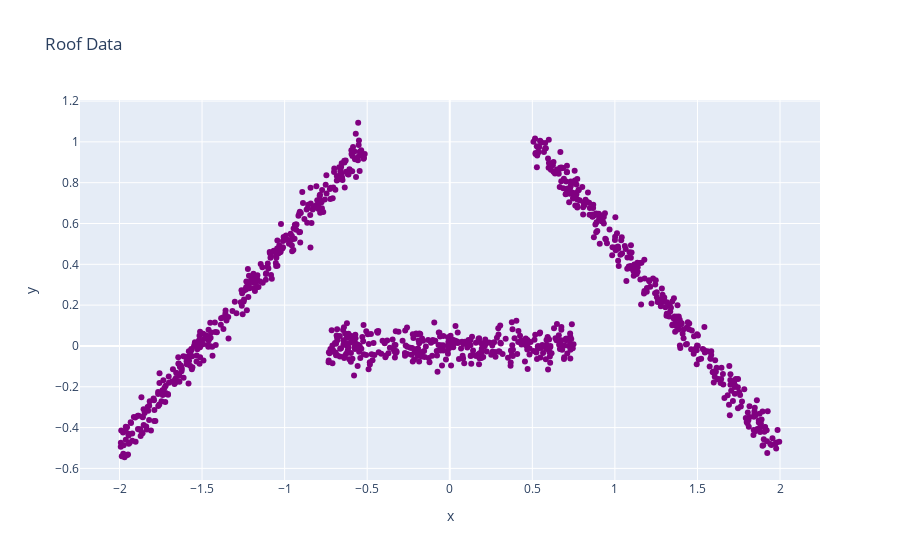

Notebook code for this chart:
### Markdown cell above
### 2.1 Roof Dataset

### Code cell
def create_roof_data(noise=0.05):
    x_left = np.random.uniform(-2, -0.5, size=(N_POINTS//3))
    x_center = np.random.uniform(-0.75, 0.75, size=(N_POINTS//3))
    x_right = np.random.uniform(0.5, 2, size=(N_POINTS//3))

    y_left = x_left + 1.5 + np.random.normal(0, noise, size=x_left.shape)
    y_center = np.random.normal(0, noise, size=x_center.shape)
    y_right = -x_right + 1.5 + np.random.normal(0, noise, size=x_right.shape)

    x = np.concatenate([x_left, x_center, x_right])
    y = np.concatenate([y_left, y_center, y_right])

    idx = np.arange(x.shape[0])
    np.random.shuffle(idx)
    x = x[idx]
    y = y[idx]

    return x, y

x_roof, y_roof = create_roof_data()
scatter_plot(x_roof, y_roof, "Roof Data")

### Figure 1 — Plotly figure (JSON) as saved in the notebook; plotly's stock layout.template omitted (floating-point values rounded to 4 significant figures; data arrays with more than 128 entries replaced by an {"elided": "..."} marker saying what was removed)
{"data": [{"marker": {"color": "purple"}, "mode": "markers", "type": "scatter", "x": {"elided": "999 float values"}, "y": {"elided": "999 float values"}}], "layout": {"title": {"text": "Roof Data"}, "xaxis": {"title": {"text": "x"}}, "yaxis": {"title": {"text": "y"}}}}
